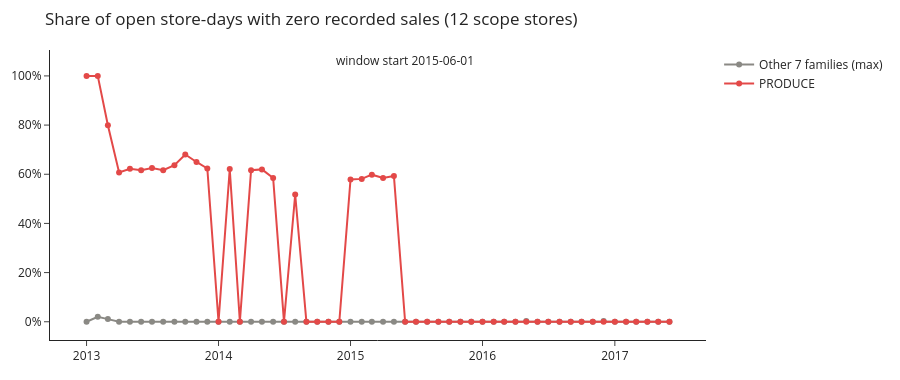

Notebook code cell kept with this figure:
### Markdown cell above
## 2. Why the window starts on 2015-06-01: the PRODUCE recording gap

Before mid-2015, PRODUCE shows **zero sales on roughly half to two-thirds of open store-days in many months**, while
the store was clearly trading (it sold other families). That is a **recording gap** (the family was not being
captured in many stores), not a lack of demand. From June 2015 the zero share drops to 0. Starting every series on
2015-06-01 gives one shared calendar and still leaves ~20 months of history before the first forecast origin.

*This check deliberately reads the raw pre-window history (2013-2015); it is a data-quality check, not a model input.*

### Code cell
scope = json.loads((C.CONFIG / "scope.json").read_text())
stores = [s["store_nbr"] for s in scope["stores"]]
gap = q("11_produce_recording_gap", stores=stores)
gap["group"] = np.where(gap["family"] == "PRODUCE", "PRODUCE", "Other 7 families (max)")
g = gap.groupby(["group", "month"], as_index=False)["zero_share"].max()
fig = px.line(g, x="month", y="zero_share", color="group", markers=True,
              color_discrete_map={"PRODUCE": FAM_COLOR["PRODUCE"], "Other 7 families (max)": "#8a8984"},
              title="Share of open store-days with zero recorded sales (12 scope stores)")
fig.add_vline(x=pd.Timestamp(C.MODEL_START).timestamp() * 1000, line_dash="dash", line_color="#52514e")
fig.add_annotation(x=pd.Timestamp(C.MODEL_START), y=1.02, text="window start 2015-06-01", showarrow=False, yanchor="bottom")
fig.update_layout(**LAYOUT, yaxis_tickformat=".0%", yaxis_title=None, xaxis_title=None)
fig.show()
pre = gap[pd.to_datetime(gap.month) < C.MODEL_START]
post = gap[pd.to_datetime(gap.month) >= C.MODEL_START]
w = lambda d: (d.zero_share * d.n_open_store_days).sum() / d.n_open_store_days.sum()
print(f"PRODUCE zero share on open store-days: before window {w(pre[pre.family=='PRODUCE']):.1%}, "
      f"in window {w(post[post.family=='PRODUCE']):.1%}")

### Figure 1 — Plotly figure (JSON) as saved in the notebook; plotly's stock layout.template omitted (floating-point values rounded to 4 significant figures)
{"data": [{"hovertemplate": "group=Other 7 families (max)<br>month=%{x}<br>zero_share=%{y}<extra></extra>", "legendgroup": "Other 7 families (max)", "line": {"color": "#8a8984", "dash": "solid"}, "marker": {"symbol": "circle"}, "mode": "lines+markers", "name": "Other 7 families (max)", "orientation": "v", "showlegend": true, "type": "scatter", "x": ["2013-01-01T00:00:00", "2013-02-01T00:00:00", "2013-03-01T00:00:00", "2013-04-01T00:00:00", "2013-05-01T00:00:00", "2013-06-01T00:00:00", "2013-07-01T00:00:00", "2013-08-01T00:00:00", "2013-09-01T00:00:00", "2013-10-01T00:00:00", "2013-11-01T00:00:00", "2013-12-01T00:00:00", "2014-01-01T00:00:00", "2014-02-01T00:00:00", "2014-03-01T00:00:00", "2014-04-01T00:00:00", "2014-05-01T00:00:00", "2014-06-01T00:00:00", "2014-07-01T00:00:00", "2014-08-01T00:00:00", "2014-09-01T00:00:00", "2014-10-01T00:00:00", "2014-11-01T00:00:00", "2014-12-01T00:00:00", "2015-01-01T00:00:00", "2015-02-01T00:00:00", "2015-03-01T00:00:00", "2015-04-01T00:00:00", "2015-05-01T00:00:00", "2015-06-01T00:00:00", "2015-07-01T00:00:00", "2015-08-01T00:00:00", "2015-09-01T00:00:00", "2015-10-01T00:00:00", "2015-11-01T00:00:00", "2015-12-01T00:00:00", "2016-01-01T00:00:00", "2016-02-01T00:00:00", "2016-03-01T00:00:00", "2016-04-01T00:00:00", "2016-05-01T00:00:00", "2016-06-01T00:00:00", "2016-07-01T00:00:00", "2016-08-01T00:00:00", "2016-09-01T00:00:00", "2016-10-01T00:00:00", "2016-11-01T00:00:00", "2016-12-01T00:00:00", "2017-01-01T00:00:00", "2017-02-01T00:00:00", "2017-03-01T00:00:00", "2017-04-01T00:00:00", "2017-05-01T00:00:00", "2017-06-01T00:00:00"], "xaxis": "x", "y": [0.0, 0.01984, 0.01075, 0.0, 0.0, 0.0, 0.0, 0.0, 0.0, 0.0, 0.0, 0.0, 0.0, 0.0, 0.0, 0.0, 0.0, 0.0, 0.0, 0.0, 0.0, 0.0, 0.0, 0.0, 0.0, 0.0, 0.0, 0.0, 0.0, 0.0, 0.0, 0.0, 0.0, 0.0, 0.0, 0.0, 0.0, 0.0, 0.0, 0.0, 0.002688, 0.0, 0.0, 0.0, 0.0, 0.0, 0.0, 0.002778, 0.0, 0.0, 0.0, 0.0, 0.0, 0.0], "yaxis": "y"}, {"hovertemplate": "group=PRODUCE<br>month=%{x}<br>zero_share=%{y}<extra></extra>", "legendgroup": "PRODUCE", "line": {"color": "#e34948", "dash": "solid"}, "marker": {"symbol": "circle"}, "mode": "lines+markers", "name": "PRODUCE", "orientation": "v", "showlegend": true, "type": "scatter", "x": ["2013-01-01T00:00:00", "2013-02-01T00:00:00", "2013-03-01T00:00:00", "2013-04-01T00:00:00", "2013-05-01T00:00:00", "2013-06-01T00:00:00", "2013-07-01T00:00:00", "2013-08-01T00:00:00", "2013-09-01T00:00:00", "2013-10-01T00:00:00", "2013-11-01T00:00:00", "2013-12-01T00:00:00", "2014-01-01T00:00:00", "2014-02-01T00:00:00", "2014-03-01T00:00:00", "2014-04-01T00:00:00", "2014-05-01T00:00:00", "2014-06-01T00:00:00", "2014-07-01T00:00:00", "2014-08-01T00:00:00", "2014-09-01T00:00:00", "2014-10-01T00:00:00", "2014-11-01T00:00:00", "2014-12-01T00:00:00", "2015-01-01T00:00:00", "2015-02-01T00:00:00", "2015-03-01T00:00:00", "2015-04-01T00:00:00", "2015-05-01T00:00:00", "2015-06-01T00:00:00", "2015-07-01T00:00:00", "2015-08-01T00:00:00", "2015-09-01T00:00:00", "2015-10-01T00:00:00", "2015-11-01T00:00:00", "2015-12-01T00:00:00", "2016-01-01T00:00:00", "2016-02-01T00:00:00", "2016-03-01T00:00:00", "2016-04-01T00:00:00", "2016-05-01T00:00:00", "2016-06-01T00:00:00", "2016-07-01T00:00:00", "2016-08-01T00:00:00", "2016-09-01T00:00:00", "2016-10-01T00:00:00", "2016-11-01T00:00:00", "2016-12-01T00:00:00", "2017-01-01T00:00:00", "2017-02-01T00:00:00", "2017-03-01T00:00:00", "2017-04-01T00:00:00", "2017-05-01T00:00:00", "2017-06-01T00:00:00"], "xaxis": "x", "y": [1.0, 1.0, 0.7993, 0.6074, 0.6225, 0.6167, 0.6258, 0.6161, 0.6367, 0.6806, 0.65, 0.6233, 0.0, 0.6214, 0.0, 0.6167, 0.6198, 0.5848, 0.0, 0.5176, 0.0, 0.0, 0.0, 0.0, 0.5788, 0.5812, 0.5983, 0.5848, 0.593, 0.0, 0.0, 0.0, 0.0, 0.0, 0.0, 0.0, 0.0, 0.0, 0.0, 0.0, 0.0, 0.0, 0.0, 0.0, 0.0, 0.0, 0.0, 0.0, 0.0, 0.0, 0.0, 0.0, 0.0, 0.0], "yaxis": "y"}], "layout": {"annotations": [{"showarrow": false, "text": "window start 2015-06-01", "x": "2015-06-01T00:00:00", "y": 1.02, "yanchor": "bottom"}], "font": {"size": 12}, "height": 380, "legend": {"title": {}, "tracegroupgap": 0}, "margin": {"b": 40, "l": 50, "r": 20, "t": 50}, "shapes": [{"line": {"color": "#52514e", "dash": "dash"}, "type": "line", "x0": 1433000000000.0, "x1": 1433000000000.0, "xref": "x", "y0": 0, "y1": 1, "yref": "y domain"}], "title": {"text": "Share of open store-days with zero recorded sales (12 scope stores)"}, "xaxis": {"anchor": "y", "domain": [0.0, 1.0], "title": {}}, "yaxis": {"anchor": "x", "domain": [0.0, 1.0], "tickformat": ".0%", "title": {}}}}
